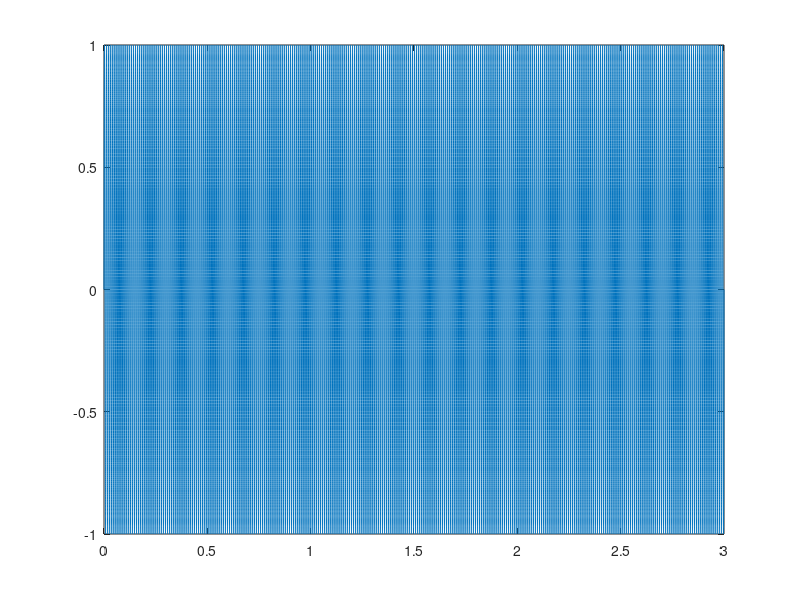
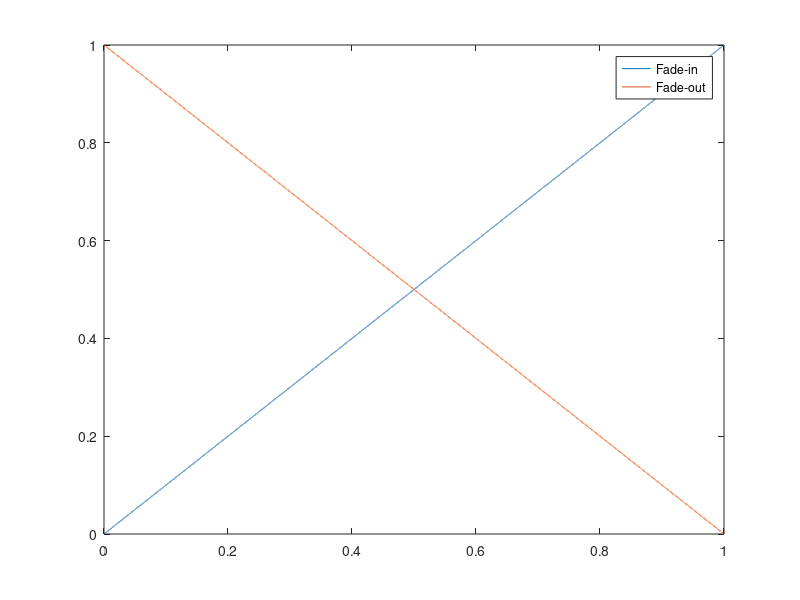
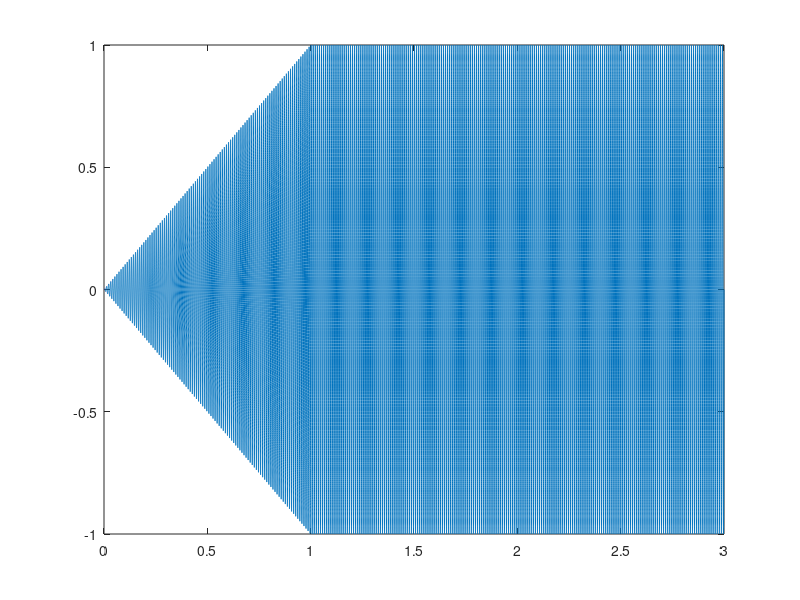

Recreate these plots in MATLAB, in order.
% LinearFade.m
% Creates linear fades
% "Fade-in" applied to beginning of sine wave signal
% "Fade-out" applied to the end



clc;clear;close all;
Fs = 48000;
Ts = (1/Fs);
t = 0:Ts:3;
t = t(:);
f = 100; phi = 0;
in = sin(2*pi*f.*t + phi);
figure(1);
plot(t,in);

fadeLen = 1;
numOfSamples = fadeLen*Fs;
a = linspace(0,1,numOfSamples); a = a(:);
fadeIn = a;
fadeOut = 1-a;
figure(2);
plot(a,fadeIn,a,fadeOut);legend('Fade-in','Fade-out');

temp = in;
temp(1:numOfSamples) = fadeIn .* in(1:numOfSamples);
figure(3);
plot(t,temp);